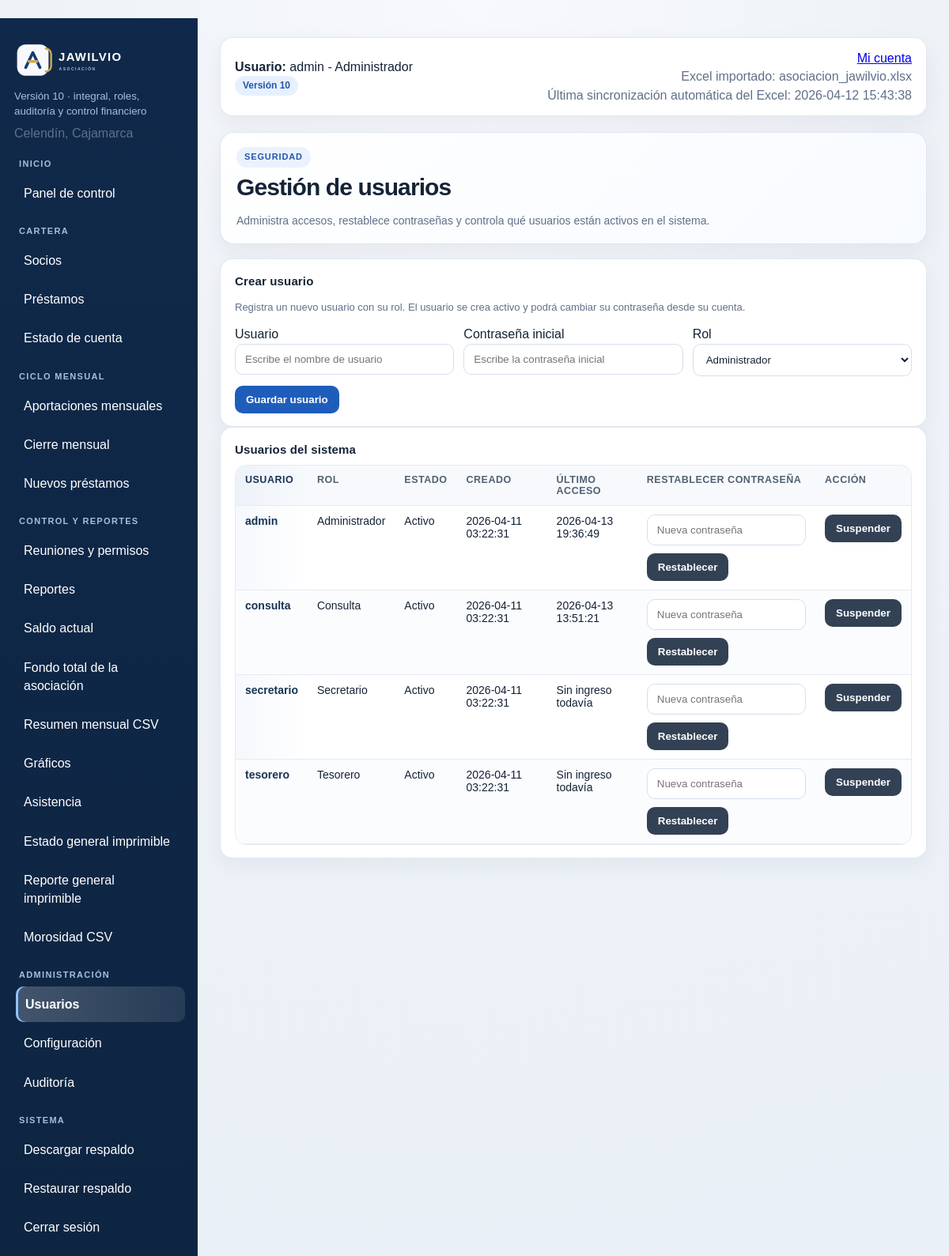
Before: /usuarios (signed in) with the older database file.
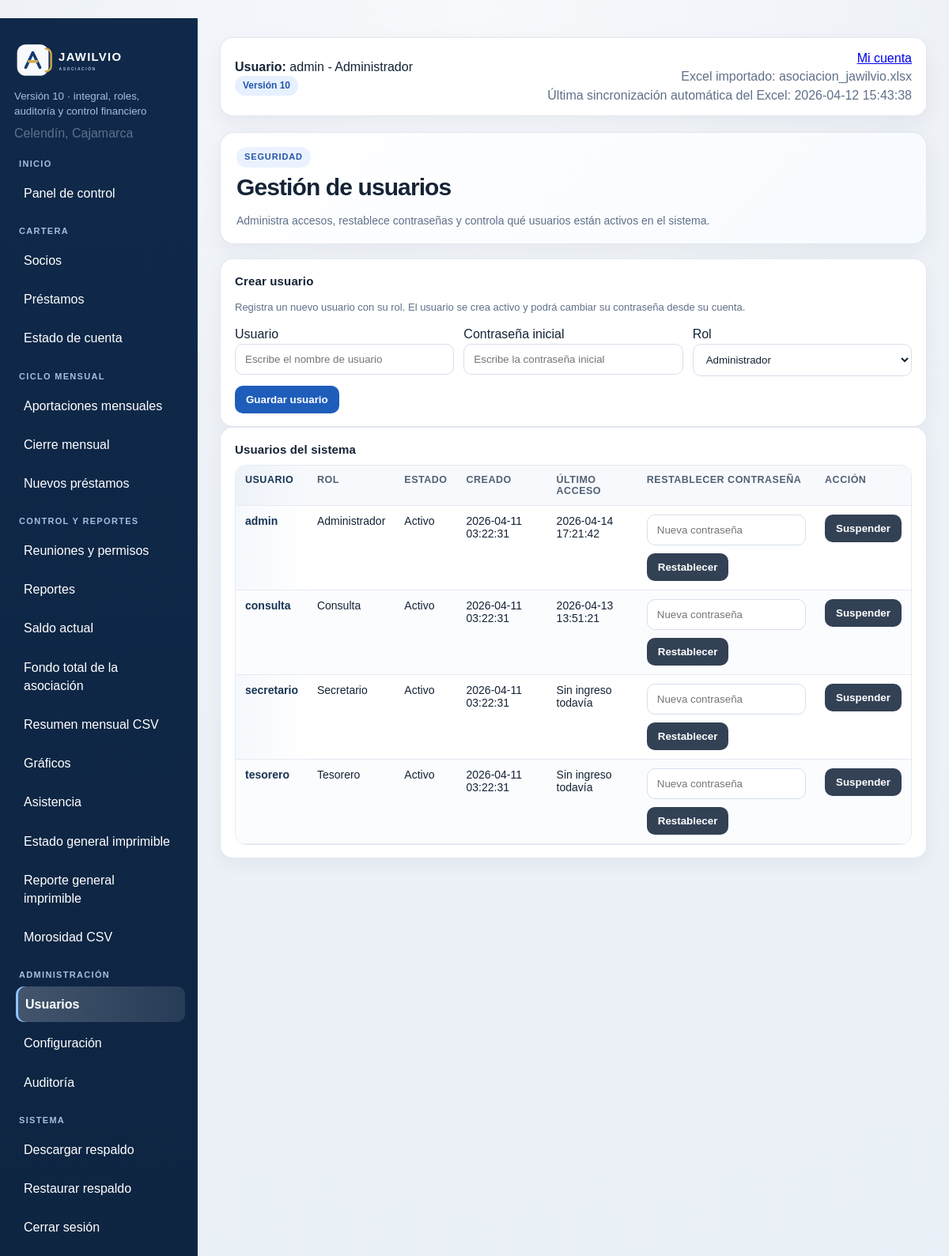
After: the same page with the newer database file.
### tables this page shows
CREATE TABLE configuracion (
    clave TEXT PRIMARY KEY,
    valor TEXT
);

CREATE TABLE users (
    id INTEGER PRIMARY KEY AUTOINCREMENT,
    username TEXT UNIQUE NOT NULL,
    password TEXT NOT NULL,
    role TEXT NOT NULL
, estado TEXT NOT NULL DEFAULT 'Activo', creado_en TEXT, ultimo_acceso TEXT);

CREATE TABLE meta (
    clave TEXT PRIMARY KEY,
    valor TEXT
);

### app/routes.py (the view, shortened to what this page needs)
@bp.route('/usuarios', methods=['GET', 'POST'])
@admin_required
def usuarios():
    with connect_db() as conn:
        users = conn.execute(
            """
            SELECT id, username, role, estado, creado_en, ultimo_acceso
            FROM users
            ORDER BY username
            """
        ).fetchall()
    return render_template('usuarios.html', users=users)

### app/routes.py (called while the page is built)
def connect_db():
    conn = sqlite3.connect(current_app.config['DATABASE'])
    conn.row_factory = sqlite3.Row
    return conn

def role_can_access_endpoint(role, endpoint, write=False):
    if not endpoint:
        return True
    if endpoint.startswith('static'):
        return True
    if endpoint in {'main.login', 'main.logout', 'main.index'}:
        return True
    access_map = ROLE_WRITE_ACCESS if write else ROLE_VIEW_ACCESS
    allowed = access_map.get(role or '', set())
    return '*' in allowed or endpoint in allowed

def admin_required(view):
    @wraps(view)
    def wrapped(*args, **kwargs):
        if not session.get('user_id'):
            return redirect(url_for('main.login'))
        if session.get('role') != 'Administrador':
            flash('Solo el administrador puede realizar esta acción.')
            return redirect(url_for('main.dashboard'))
        return view(*args, **kwargs)
    return wrapped

### app/templates/usuarios.html (shortened to what this page needs)
{% extends 'base.html' %}
{% block content %}
<div class="module-header">
  <div>
    <div class="module-eyebrow">Seguridad</div>
    <h2>Gestión de usuarios</h2>
    <p class="module-subtitle">Administra accesos, restablece contraseñas y controla qué usuarios están activos en el sistema.</p>
  </div>
</div>
<div class="card section">
  <h3>Crear usuario</h3>
  <p class="small-note">Registra un nuevo usuario con su rol. El usuario se crea activo y podrá cambiar su contraseña desde su cuenta.</p>
  <form method="post" class="form-inline">
    <div><label>Usuario</label><input type="text" name="username" placeholder="Escribe el nombre de usuario" required></div>
    <div><label>Contraseña inicial</label><input type="text" name="password" placeholder="Escribe la contraseña inicial" required></div>
    <div><label>Rol</label>
      <select name="role" required>
        <option>Administrador</option>
      </select>
    </div>
    <div style="grid-column:1/-1"><button class="btn" type="submit">Guardar usuario</button></div>
  </form>
</div>
<div class="card">
  <h3>Usuarios del sistema</h3>
  <table>
    <thead>
      <tr>
        <th>Usuario</th>
        <th>Rol</th>
        <th>Estado</th>
        <th>Creado</th>
        <th>Último acceso</th>
        <th>Restablecer contraseña</th>
        <th>Acción</th>
      </tr>
    </thead>
    <tbody>
    {% for u in users %}
      <tr>
        <td>{{ u.username }}</td>
        <td>{{ u.role }}</td>
        <td>{{ u.estado }}</td>
        <td>{{ u.creado_en or '-' }}</td>
        <td>{{ u.ultimo_acceso or 'Sin ingreso todavía' }}</td>
        <td>
          <form method="post" class="search" style="margin-bottom:0;align-items:center">
            <input type="text" name="new_password" placeholder="Nueva contraseña" required>
            <button class="btn secondary" type="submit">Restablecer</button>
          </form>
        </td>
        <td>
          <form method="post" style="margin-bottom:0">
            <button class="btn {% if u.estado == 'Suspendido' %}{% else %}secondary{% endif %}" type="submit">
              {% if u.estado == 'Suspendido' %}Activar{% else %}Suspender{% endif %}
            </button>
          </form>
        </td>
      </tr>
    {% endfor %}
    </tbody>
  </table>
</div>
{% endblock %}

### app/templates/base.html (shortened to what this page needs)
<!doctype html>
<html lang="es">
<head>
  <link rel="stylesheet" href="{{ url_for('static', filename='css/style.css') }}">
</head>
<body>
{% if session.get('user_id') %}
<div class="layout">
  <aside class="sidebar">
    <div class="sidebar-brand">
      <img class="sidebar-logo" src="{{ url_for('static', filename='img/logo_jawilvio_dark.svg') }}" alt="Logo JAWILVIO">
    </div>
    <small>Versión 10 · integral, roles, auditoría y control financiero</small>
    <div class="muted" style="margin-top:6px">{{ app_ubicacion }}</div>
    <nav class="nav" style="margin-top:20px">
      <div class="nav-section-title">Inicio</div>
      {% if can_access('main.dashboard') %}<a class="{% if request.endpoint == 'main.dashboard' %}active{% endif %}" href="{{ url_for('main.dashboard') }}">Panel de control</a>{% endif %}
      <div class="nav-section-title">Cartera</div>
      {% if can_access('main.socios') %}<a class="{% if request.endpoint == 'main.socios' %}active{% endif %}" href="{{ url_for('main.socios') }}">Socios</a>{% endif %}
      {% if can_access('main.prestamos') %}<a class="{% if request.endpoint == 'main.prestamos' %}active{% endif %}" href="{{ url_for('main.prestamos') }}">Préstamos</a>{% endif %}
      {% if can_access('main.estado_cuenta') %}<a class="" href="{{ url_for('main.estado_cuenta') }}">Estado de cuenta</a>{% endif %}
      <div class="nav-section-title">Ciclo mensual</div>
      {% if can_access('main.aportaciones_mensuales') %}<a class="{% if request.endpoint == 'main.aportaciones_mensuales' %}active{% endif %}" href="{{ url_for('main.aportaciones_mensuales') }}">Aportaciones mensuales</a>{% endif %}
      {% if can_access('main.cierre_mensual') %}<a class="{% if request.endpoint == 'main.cierre_mensual' %}active{% endif %}" href="{{ url_for('main.cierre_mensual') }}">Cierre mensual</a>{% endif %}
      {% if can_access('main.nuevos_prestamos') %}<a class="{% if request.endpoint == 'main.nuevos_prestamos' %}active{% endif %}" href="{{ url_for('main.nuevos_prestamos') }}">Nuevos préstamos</a>{% endif %}
      <div class="nav-section-title">Control y reportes</div>
      {% if can_access('main.reuniones') %}<a class="{% if request.endpoint == 'main.reuniones' %}active{% endif %}" href="{{ url_for('main.reuniones') }}">Reuniones y permisos</a>{% endif %}
      {% if can_access('main.reportes') %}<a class="{% if request.endpoint == 'main.reportes' %}active{% endif %}" href="{{ url_for('main.reportes') }}">Reportes</a>{% endif %}
      {% if can_access('main.saldo_actual') %}<a class="" href="{{ url_for('main.saldo_actual') }}">Saldo actual</a>{% endif %}
      {% if can_access('main.fondo_total') %}<a class="{% if request.endpoint == 'main.fondo_total' %}active{% endif %}" href="{{ url_for('main.fondo_total') }}">Fondo total de la asociación</a>{% endif %}
      {% if can_access('main.reporte_mensual_csv') %}<a class="{% if request.endpoint == 'main.reporte_mensual_csv' %}active{% endif %}" href="{{ url_for('main.reporte_mensual_csv') }}">Resumen mensual CSV</a>{% endif %}
      {% if can_access('main.graficos') %}<a class="{% if request.endpoint == 'main.graficos' %}active{% endif %}" href="{{ url_for('main.graficos') }}">Gráficos</a>{% endif %}
      {% if can_access('main.asistencia') %}<a class="{% if request.endpoint == 'main.asistencia' %}active{% endif %}" href="{{ url_for('main.asistencia') }}">Asistencia</a>{% endif %}
      {% if can_access('main.pdf_estado_general') %}<a class="{% if request.endpoint == 'main.pdf_estado_general' %}active{% endif %}" href="{{ url_for('main.pdf_estado_general') }}">Estado general imprimible</a>{% endif %}
      {% if can_access('main.reporte_imprimible') %}<a class="{% if request.endpoint == 'main.reporte_imprimible' %}active{% endif %}" href="{{ url_for('main.reporte_imprimible') }}">Reporte general imprimible</a>{% endif %}
      {% if can_access('main.reporte_morosos_csv') %}<a class="{% if request.endpoint == 'main.reporte_morosos_csv' %}active{% endif %}" href="{{ url_for('main.reporte_morosos_csv') }}">Morosidad CSV</a>{% endif %}
      {% if can_access('main.usuarios') %}
      <div class="nav-section-title">Administración</div>
      <a class="{% if request.endpoint == 'main.usuarios' %}active{% endif %}" href="{{ url_for('main.usuarios') }}">Usuarios</a>
      <a class="{% if request.endpoint == 'main.configuracion' %}active{% endif %}" href="{{ url_for('main.configuracion') }}">Configuración</a>
      <a class="{% if request.endpoint == 'main.auditoria' %}active{% endif %}" href="{{ url_for('main.auditoria') }}">Auditoría</a>
      {% endif %}
      <div class="nav-section-title">Sistema</div>
      {% if can_access('main.backup') %}<a class="{% if request.endpoint == 'main.backup' %}active{% endif %}" href="{{ url_for('main.backup') }}">Descargar respaldo</a>{% endif %}
      {% if can_access('main.restaurar_respaldo') %}<a class="{% if request.endpoint == 'main.restaurar_respaldo' %}active{% endif %}" href="{{ url_for('main.restaurar_respaldo') }}">Restaurar respaldo</a>{% endif %}
      <a href="{{ url_for('main.logout') }}">Cerrar sesión</a>
    </nav>
  </aside>
  <main class="content">
    <div class="topbar">
      <div><strong>Usuario:</strong> {{ session.get('username') }} - {{ session.get('role') }}<br><span class="badge">Versión 10</span></div>
      <div class="muted" style="text-align:right">
        <div><a href="{{ url_for('main.mi_cuenta') }}">Mi cuenta</a></div>
        <div>Excel importado: {{ excel_importado }}</div>
        {% if excel_sync_at %}
        <div>Última sincronización automática del Excel: {{ excel_sync_at }}</div>
        {% endif %}
      </div>
    </div>
    {% block content %}{% endblock %}
  </main>
</div>
{% else %}
{% block auth %}{% endblock %}
{% endif %}
</body>
</html>

Changed rows visible on the page:
changed users "admin": ultimo_acceso "2026-04-13 19:36:49" → "2026-04-14 17:21:42"
